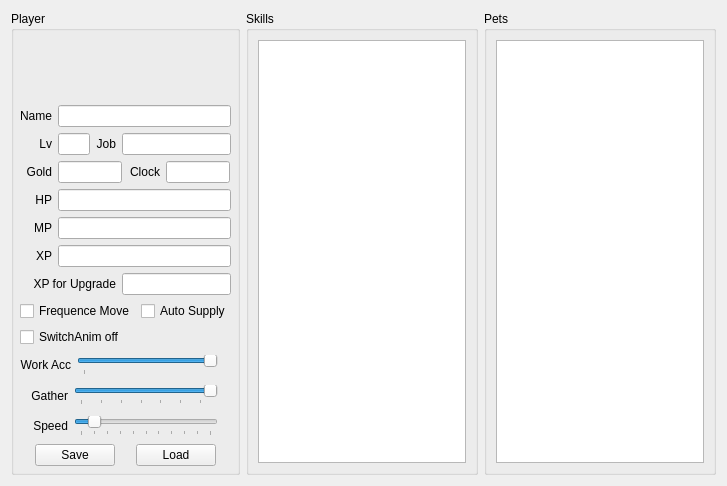
<?xml version="1.0" encoding="UTF-8"?>
<ui version="4.0">
 <class>PlayerForm</class>
 <widget class="QWidget" name="PlayerForm">
  <property name="geometry">
   <rect>
    <x>0</x>
    <y>0</y>
    <width>727</width>
    <height>486</height>
   </rect>
  </property>
  <property name="windowTitle">
   <string/>
  </property>
  <layout class="QHBoxLayout" name="horizontalLayout">
   <item>
    <widget class="QGroupBox" name="groupBox_player">
     <property name="title">
      <string>Player</string>
     </property>
     <layout class="QVBoxLayout" name="verticalLayout_3">
      <property name="leftMargin">
       <number>6</number>
      </property>
      <property name="topMargin">
       <number>6</number>
      </property>
      <property name="rightMargin">
       <number>6</number>
      </property>
      <property name="bottomMargin">
       <number>6</number>
      </property>
      <item>
       <layout class="QVBoxLayout" name="verticalLayout_4">
        <item>
         <widget class="QLineEdit" name="lineEdit_map">
          <property name="minimumSize">
           <size>
            <width>0</width>
            <height>32</height>
           </size>
          </property>
          <property name="maximumSize">
           <size>
            <width>16777215</width>
            <height>32</height>
           </size>
          </property>
          <property name="acceptDrops">
           <bool>false</bool>
          </property>
          <property name="styleSheet">
           <string notr="true">background:transparent; border:none;font-size:16px;font-weight:bold;</string>
          </property>
          <property name="alignment">
           <set>Qt::AlignCenter</set>
          </property>
          <property name="readOnly">
           <bool>false</bool>
          </property>
         </widget>
        </item>
        <item>
         <widget class="QLineEdit" name="lineEdit_mapxy">
          <property name="minimumSize">
           <size>
            <width>0</width>
            <height>24</height>
           </size>
          </property>
          <property name="maximumSize">
           <size>
            <width>16777215</width>
            <height>24</height>
           </size>
          </property>
          <property name="acceptDrops">
           <bool>false</bool>
          </property>
          <property name="styleSheet">
           <string notr="true">background:transparent; border:none;font-size:14px;</string>
          </property>
          <property name="alignment">
           <set>Qt::AlignCenter</set>
          </property>
          <property name="readOnly">
           <bool>false</bool>
          </property>
         </widget>
        </item>
       </layout>
      </item>
      <item>
       <layout class="QHBoxLayout" name="horizontalLayout_2">
        <item>
         <widget class="QLabel" name="label_playerName">
          <property name="sizePolicy">
           <sizepolicy hsizetype="Fixed" vsizetype="Preferred">
            <horstretch>0</horstretch>
            <verstretch>0</verstretch>
           </sizepolicy>
          </property>
          <property name="minimumSize">
           <size>
            <width>32</width>
            <height>0</height>
           </size>
          </property>
          <property name="maximumSize">
           <size>
            <width>16777215</width>
            <height>16777215</height>
           </size>
          </property>
          <property name="text">
           <string>Name</string>
          </property>
          <property name="textFormat">
           <enum>Qt::PlainText</enum>
          </property>
          <property name="alignment">
           <set>Qt::AlignRight|Qt::AlignTrailing|Qt::AlignVCenter</set>
          </property>
         </widget>
        </item>
        <item>
         <widget class="QLineEdit" name="lineEdit_playerName">
          <property name="sizePolicy">
           <sizepolicy hsizetype="Expanding" vsizetype="Fixed">
            <horstretch>0</horstretch>
            <verstretch>0</verstretch>
           </sizepolicy>
          </property>
          <property name="readOnly">
           <bool>false</bool>
          </property>
         </widget>
        </item>
       </layout>
      </item>
      <item>
       <layout class="QHBoxLayout" name="horizontalLayout_3" stretch="1,1,1,3">
        <item>
         <widget class="QLabel" name="label_lv">
          <property name="sizePolicy">
           <sizepolicy hsizetype="Fixed" vsizetype="Preferred">
            <horstretch>0</horstretch>
            <verstretch>0</verstretch>
           </sizepolicy>
          </property>
          <property name="minimumSize">
           <size>
            <width>32</width>
            <height>0</height>
           </size>
          </property>
          <property name="maximumSize">
           <size>
            <width>16777215</width>
            <height>16777215</height>
           </size>
          </property>
          <property name="text">
           <string>Lv</string>
          </property>
          <property name="textFormat">
           <enum>Qt::PlainText</enum>
          </property>
          <property name="alignment">
           <set>Qt::AlignRight|Qt::AlignTrailing|Qt::AlignVCenter</set>
          </property>
         </widget>
        </item>
        <item>
         <widget class="QLineEdit" name="lineEdit_level">
          <property name="sizePolicy">
           <sizepolicy hsizetype="Fixed" vsizetype="Fixed">
            <horstretch>0</horstretch>
            <verstretch>0</verstretch>
           </sizepolicy>
          </property>
          <property name="minimumSize">
           <size>
            <width>32</width>
            <height>0</height>
           </size>
          </property>
          <property name="maximumSize">
           <size>
            <width>32</width>
            <height>16777215</height>
           </size>
          </property>
          <property name="readOnly">
           <bool>false</bool>
          </property>
         </widget>
        </item>
        <item>
         <widget class="QLabel" name="label_job">
          <property name="sizePolicy">
           <sizepolicy hsizetype="Fixed" vsizetype="Preferred">
            <horstretch>0</horstretch>
            <verstretch>0</verstretch>
           </sizepolicy>
          </property>
          <property name="minimumSize">
           <size>
            <width>0</width>
            <height>0</height>
           </size>
          </property>
          <property name="maximumSize">
           <size>
            <width>16777215</width>
            <height>16777215</height>
           </size>
          </property>
          <property name="text">
           <string>Job</string>
          </property>
          <property name="textFormat">
           <enum>Qt::PlainText</enum>
          </property>
          <property name="alignment">
           <set>Qt::AlignRight|Qt::AlignTrailing|Qt::AlignVCenter</set>
          </property>
         </widget>
        </item>
        <item>
         <widget class="QLineEdit" name="lineEdit_job">
          <property name="sizePolicy">
           <sizepolicy hsizetype="Expanding" vsizetype="Fixed">
            <horstretch>0</horstretch>
            <verstretch>0</verstretch>
           </sizepolicy>
          </property>
          <property name="readOnly">
           <bool>false</bool>
          </property>
         </widget>
        </item>
       </layout>
      </item>
      <item>
       <layout class="QHBoxLayout" name="horizontalLayout_4">
        <item>
         <widget class="QLabel" name="label_gold">
          <property name="sizePolicy">
           <sizepolicy hsizetype="Fixed" vsizetype="Preferred">
            <horstretch>0</horstretch>
            <verstretch>0</verstretch>
           </sizepolicy>
          </property>
          <property name="minimumSize">
           <size>
            <width>32</width>
            <height>0</height>
           </size>
          </property>
          <property name="maximumSize">
           <size>
            <width>16777215</width>
            <height>16777215</height>
           </size>
          </property>
          <property name="text">
           <string>Gold</string>
          </property>
          <property name="textFormat">
           <enum>Qt::PlainText</enum>
          </property>
          <property name="alignment">
           <set>Qt::AlignRight|Qt::AlignTrailing|Qt::AlignVCenter</set>
          </property>
         </widget>
        </item>
        <item>
         <widget class="QLineEdit" name="lineEdit_gold">
          <property name="sizePolicy">
           <sizepolicy hsizetype="Fixed" vsizetype="Fixed">
            <horstretch>0</horstretch>
            <verstretch>0</verstretch>
           </sizepolicy>
          </property>
          <property name="minimumSize">
           <size>
            <width>64</width>
            <height>0</height>
           </size>
          </property>
          <property name="maximumSize">
           <size>
            <width>64</width>
            <height>16777215</height>
           </size>
          </property>
          <property name="readOnly">
           <bool>false</bool>
          </property>
         </widget>
        </item>
        <item>
         <widget class="QLabel" name="label_cardtime">
          <property name="sizePolicy">
           <sizepolicy hsizetype="Fixed" vsizetype="Preferred">
            <horstretch>0</horstretch>
            <verstretch>0</verstretch>
           </sizepolicy>
          </property>
          <property name="minimumSize">
           <size>
            <width>32</width>
            <height>0</height>
           </size>
          </property>
          <property name="maximumSize">
           <size>
            <width>16777215</width>
            <height>16777215</height>
           </size>
          </property>
          <property name="text">
           <string>Clock</string>
          </property>
          <property name="textFormat">
           <enum>Qt::PlainText</enum>
          </property>
          <property name="alignment">
           <set>Qt::AlignRight|Qt::AlignTrailing|Qt::AlignVCenter</set>
          </property>
         </widget>
        </item>
        <item>
         <widget class="QLineEdit" name="lineEdit_punchClock">
          <property name="sizePolicy">
           <sizepolicy hsizetype="Fixed" vsizetype="Fixed">
            <horstretch>0</horstretch>
            <verstretch>0</verstretch>
           </sizepolicy>
          </property>
          <property name="minimumSize">
           <size>
            <width>64</width>
            <height>0</height>
           </size>
          </property>
          <property name="maximumSize">
           <size>
            <width>64</width>
            <height>16777215</height>
           </size>
          </property>
          <property name="readOnly">
           <bool>false</bool>
          </property>
         </widget>
        </item>
       </layout>
      </item>
      <item>
       <layout class="QHBoxLayout" name="horizontalLayout_5">
        <item>
         <widget class="QLabel" name="label_hp">
          <property name="sizePolicy">
           <sizepolicy hsizetype="Fixed" vsizetype="Preferred">
            <horstretch>0</horstretch>
            <verstretch>0</verstretch>
           </sizepolicy>
          </property>
          <property name="minimumSize">
           <size>
            <width>32</width>
            <height>0</height>
           </size>
          </property>
          <property name="maximumSize">
           <size>
            <width>16777215</width>
            <height>16777215</height>
           </size>
          </property>
          <property name="text">
           <string>HP</string>
          </property>
          <property name="textFormat">
           <enum>Qt::PlainText</enum>
          </property>
          <property name="alignment">
           <set>Qt::AlignRight|Qt::AlignTrailing|Qt::AlignVCenter</set>
          </property>
         </widget>
        </item>
        <item>
         <widget class="QLineEdit" name="lineEdit_hp">
          <property name="sizePolicy">
           <sizepolicy hsizetype="Expanding" vsizetype="Fixed">
            <horstretch>0</horstretch>
            <verstretch>0</verstretch>
           </sizepolicy>
          </property>
          <property name="readOnly">
           <bool>false</bool>
          </property>
         </widget>
        </item>
       </layout>
      </item>
      <item>
       <layout class="QHBoxLayout" name="horizontalLayout_6">
        <item>
         <widget class="QLabel" name="label_mp">
          <property name="sizePolicy">
           <sizepolicy hsizetype="Fixed" vsizetype="Preferred">
            <horstretch>0</horstretch>
            <verstretch>0</verstretch>
           </sizepolicy>
          </property>
          <property name="minimumSize">
           <size>
            <width>32</width>
            <height>0</height>
           </size>
          </property>
          <property name="maximumSize">
           <size>
            <width>16777215</width>
            <height>16777215</height>
           </size>
          </property>
          <property name="text">
           <string>MP</string>
          </property>
          <property name="textFormat">
           <enum>Qt::PlainText</enum>
          </property>
          <property name="alignment">
           <set>Qt::AlignRight|Qt::AlignTrailing|Qt::AlignVCenter</set>
          </property>
         </widget>
        </item>
        <item>
         <widget class="QLineEdit" name="lineEdit_mp">
          <property name="sizePolicy">
           <sizepolicy hsizetype="Expanding" vsizetype="Fixed">
            <horstretch>0</horstretch>
            <verstretch>0</verstretch>
           </sizepolicy>
          </property>
          <property name="readOnly">
           <bool>false</bool>
          </property>
         </widget>
        </item>
       </layout>
      </item>
      <item>
       <layout class="QHBoxLayout" name="horizontalLayout_7">
        <item>
         <widget class="QLabel" name="label_xp">
          <property name="sizePolicy">
           <sizepolicy hsizetype="Fixed" vsizetype="Preferred">
            <horstretch>0</horstretch>
            <verstretch>0</verstretch>
           </sizepolicy>
          </property>
          <property name="minimumSize">
           <size>
            <width>32</width>
            <height>0</height>
           </size>
          </property>
          <property name="maximumSize">
           <size>
            <width>16777215</width>
            <height>16777215</height>
           </size>
          </property>
          <property name="text">
           <string>XP</string>
          </property>
          <property name="textFormat">
           <enum>Qt::PlainText</enum>
          </property>
          <property name="alignment">
           <set>Qt::AlignRight|Qt::AlignTrailing|Qt::AlignVCenter</set>
          </property>
         </widget>
        </item>
        <item>
         <widget class="QLineEdit" name="lineEdit_xp">
          <property name="sizePolicy">
           <sizepolicy hsizetype="Expanding" vsizetype="Fixed">
            <horstretch>0</horstretch>
            <verstretch>0</verstretch>
           </sizepolicy>
          </property>
          <property name="readOnly">
           <bool>false</bool>
          </property>
         </widget>
        </item>
       </layout>
      </item>
      <item>
       <layout class="QHBoxLayout" name="horizontalLayout_8">
        <item>
         <widget class="QLabel" name="label_xp_remain">
          <property name="sizePolicy">
           <sizepolicy hsizetype="Fixed" vsizetype="Preferred">
            <horstretch>0</horstretch>
            <verstretch>0</verstretch>
           </sizepolicy>
          </property>
          <property name="minimumSize">
           <size>
            <width>96</width>
            <height>0</height>
           </size>
          </property>
          <property name="maximumSize">
           <size>
            <width>16777215</width>
            <height>16777215</height>
           </size>
          </property>
          <property name="text">
           <string>XP for Upgrade</string>
          </property>
          <property name="textFormat">
           <enum>Qt::PlainText</enum>
          </property>
          <property name="alignment">
           <set>Qt::AlignRight|Qt::AlignTrailing|Qt::AlignVCenter</set>
          </property>
         </widget>
        </item>
        <item>
         <widget class="QLineEdit" name="lineEdit_xp_remain">
          <property name="sizePolicy">
           <sizepolicy hsizetype="Expanding" vsizetype="Fixed">
            <horstretch>0</horstretch>
            <verstretch>0</verstretch>
           </sizepolicy>
          </property>
          <property name="readOnly">
           <bool>false</bool>
          </property>
         </widget>
        </item>
       </layout>
      </item>
      <item>
       <layout class="QHBoxLayout" name="horizontalLayout_9">
        <item>
         <widget class="QCheckBox" name="checkBox_freqMove">
          <property name="text">
           <string>Frequence Move</string>
          </property>
          <property name="tristate">
           <bool>false</bool>
          </property>
         </widget>
        </item>
        <item alignment="Qt::AlignRight">
         <widget class="QCheckBox" name="checkBox_autoSupply">
          <property name="text">
           <string>Auto Supply</string>
          </property>
          <property name="tristate">
           <bool>false</bool>
          </property>
         </widget>
        </item>
       </layout>
      </item>
      <item>
       <layout class="QHBoxLayout" name="horizontalLayout_14">
        <item>
         <widget class="QCheckBox" name="checkBox_SwitchAnim">
          <property name="text">
           <string>SwitchAnim off</string>
          </property>
          <property name="tristate">
           <bool>false</bool>
          </property>
         </widget>
        </item>
       </layout>
      </item>
      <item>
       <layout class="QHBoxLayout" name="horizontalLayout_12">
        <item alignment="Qt::AlignLeft">
         <widget class="QLabel" name="label_workacc">
          <property name="sizePolicy">
           <sizepolicy hsizetype="Fixed" vsizetype="Preferred">
            <horstretch>0</horstretch>
            <verstretch>0</verstretch>
           </sizepolicy>
          </property>
          <property name="minimumSize">
           <size>
            <width>48</width>
            <height>0</height>
           </size>
          </property>
          <property name="text">
           <string>Work Acc</string>
          </property>
          <property name="alignment">
           <set>Qt::AlignRight|Qt::AlignTrailing|Qt::AlignVCenter</set>
          </property>
         </widget>
        </item>
        <item>
         <widget class="QSlider" name="horizontalSlider_workacc">
          <property name="statusTip">
           <string>Work acceleration</string>
          </property>
          <property name="minimum">
           <number>10</number>
          </property>
          <property name="maximum">
           <number>100</number>
          </property>
          <property name="singleStep">
           <number>1</number>
          </property>
          <property name="pageStep">
           <number>10</number>
          </property>
          <property name="value">
           <number>100</number>
          </property>
          <property name="orientation">
           <enum>Qt::Horizontal</enum>
          </property>
          <property name="tickPosition">
           <enum>QSlider::TicksBelow</enum>
          </property>
          <property name="tickInterval">
           <number>1000</number>
          </property>
         </widget>
        </item>
        <item>
         <widget class="QLabel" name="label_workaccval">
          <property name="sizePolicy">
           <sizepolicy hsizetype="Preferred" vsizetype="Preferred">
            <horstretch>0</horstretch>
            <verstretch>0</verstretch>
           </sizepolicy>
          </property>
          <property name="text">
           <string/>
          </property>
         </widget>
        </item>
       </layout>
      </item>
      <item>
       <layout class="QHBoxLayout" name="horizontalLayout_10">
        <item alignment="Qt::AlignLeft">
         <widget class="QLabel" name="label_workdelay">
          <property name="sizePolicy">
           <sizepolicy hsizetype="Fixed" vsizetype="Preferred">
            <horstretch>0</horstretch>
            <verstretch>0</verstretch>
           </sizepolicy>
          </property>
          <property name="minimumSize">
           <size>
            <width>48</width>
            <height>0</height>
           </size>
          </property>
          <property name="text">
           <string>Gather</string>
          </property>
          <property name="alignment">
           <set>Qt::AlignRight|Qt::AlignTrailing|Qt::AlignVCenter</set>
          </property>
         </widget>
        </item>
        <item>
         <widget class="QSlider" name="horizontalSlider_workdelay">
          <property name="statusTip">
           <string>Gather duration</string>
          </property>
          <property name="minimum">
           <number>0</number>
          </property>
          <property name="maximum">
           <number>6500</number>
          </property>
          <property name="singleStep">
           <number>10</number>
          </property>
          <property name="pageStep">
           <number>100</number>
          </property>
          <property name="value">
           <number>6500</number>
          </property>
          <property name="orientation">
           <enum>Qt::Horizontal</enum>
          </property>
          <property name="tickPosition">
           <enum>QSlider::TicksBelow</enum>
          </property>
          <property name="tickInterval">
           <number>1000</number>
          </property>
         </widget>
        </item>
        <item>
         <widget class="QLabel" name="label_workdelayval">
          <property name="sizePolicy">
           <sizepolicy hsizetype="Preferred" vsizetype="Preferred">
            <horstretch>0</horstretch>
            <verstretch>0</verstretch>
           </sizepolicy>
          </property>
          <property name="text">
           <string/>
          </property>
         </widget>
        </item>
       </layout>
      </item>
      <item>
       <layout class="QHBoxLayout" name="horizontalLayout_11">
        <item>
         <widget class="QLabel" name="label_movespd">
          <property name="sizePolicy">
           <sizepolicy hsizetype="Fixed" vsizetype="Preferred">
            <horstretch>0</horstretch>
            <verstretch>0</verstretch>
           </sizepolicy>
          </property>
          <property name="minimumSize">
           <size>
            <width>48</width>
            <height>0</height>
           </size>
          </property>
          <property name="text">
           <string>Speed</string>
          </property>
          <property name="alignment">
           <set>Qt::AlignRight|Qt::AlignTrailing|Qt::AlignVCenter</set>
          </property>
         </widget>
        </item>
        <item>
         <widget class="QSlider" name="horizontalSlider_movespd">
          <property name="statusTip">
           <string>Move speed</string>
          </property>
          <property name="minimum">
           <number>1</number>
          </property>
          <property name="maximum">
           <number>1000</number>
          </property>
          <property name="singleStep">
           <number>10</number>
          </property>
          <property name="pageStep">
           <number>100</number>
          </property>
          <property name="value">
           <number>100</number>
          </property>
          <property name="orientation">
           <enum>Qt::Horizontal</enum>
          </property>
          <property name="tickPosition">
           <enum>QSlider::TicksBelow</enum>
          </property>
          <property name="tickInterval">
           <number>100</number>
          </property>
         </widget>
        </item>
        <item>
         <widget class="QLabel" name="label_spdvalue">
          <property name="sizePolicy">
           <sizepolicy hsizetype="Preferred" vsizetype="Preferred">
            <horstretch>0</horstretch>
            <verstretch>0</verstretch>
           </sizepolicy>
          </property>
          <property name="text">
           <string/>
          </property>
         </widget>
        </item>
       </layout>
      </item>
      <item>
       <layout class="QHBoxLayout" name="horizontalLayout_13">
        <item>
         <widget class="QPushButton" name="pushButton_save">
          <property name="sizePolicy">
           <sizepolicy hsizetype="Fixed" vsizetype="Fixed">
            <horstretch>0</horstretch>
            <verstretch>0</verstretch>
           </sizepolicy>
          </property>
          <property name="text">
           <string>Save</string>
          </property>
         </widget>
        </item>
        <item>
         <widget class="QPushButton" name="pushButton_load">
          <property name="sizePolicy">
           <sizepolicy hsizetype="Fixed" vsizetype="Fixed">
            <horstretch>0</horstretch>
            <verstretch>0</verstretch>
           </sizepolicy>
          </property>
          <property name="text">
           <string>Load</string>
          </property>
         </widget>
        </item>
       </layout>
      </item>
     </layout>
    </widget>
   </item>
   <item>
    <widget class="QGroupBox" name="groupBox_skills">
     <property name="title">
      <string>Skills</string>
     </property>
     <layout class="QVBoxLayout" name="verticalLayout">
      <item>
       <widget class="QTreeView" name="treeView_skills">
        <property name="sizePolicy">
         <sizepolicy hsizetype="Expanding" vsizetype="Expanding">
          <horstretch>0</horstretch>
          <verstretch>0</verstretch>
         </sizepolicy>
        </property>
       </widget>
      </item>
     </layout>
    </widget>
   </item>
   <item>
    <widget class="QGroupBox" name="groupBox_pets">
     <property name="title">
      <string>Pets</string>
     </property>
     <layout class="QVBoxLayout" name="verticalLayout_2">
      <item>
       <widget class="QTreeView" name="treeView_pets"/>
      </item>
     </layout>
    </widget>
   </item>
  </layout>
 </widget>
 <resources/>
 <connections/>
</ui>
